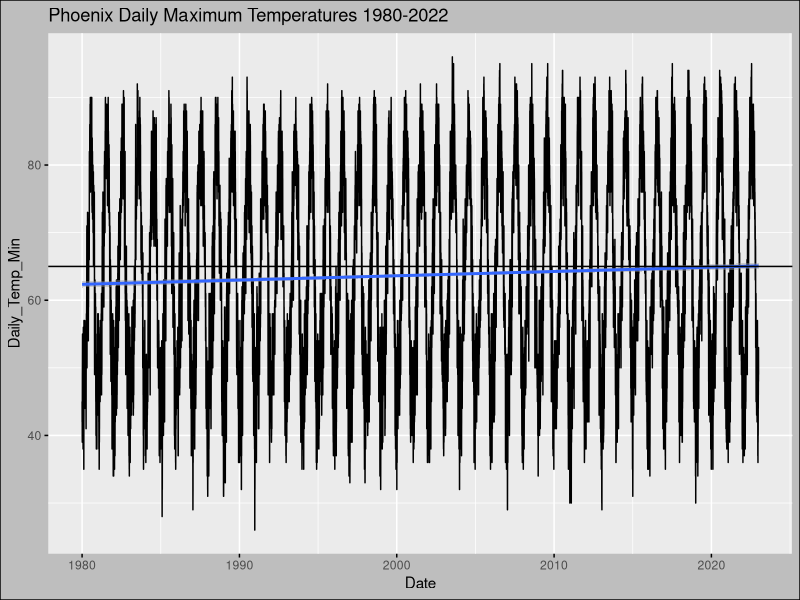
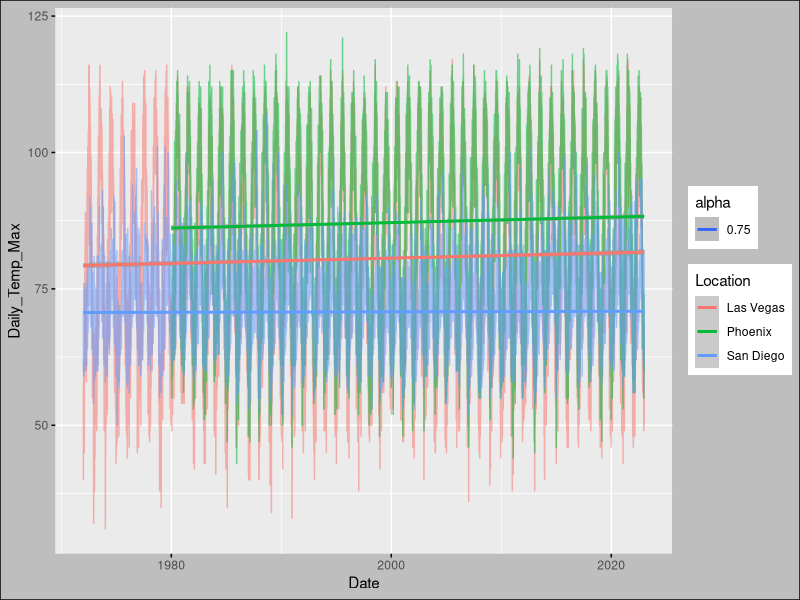
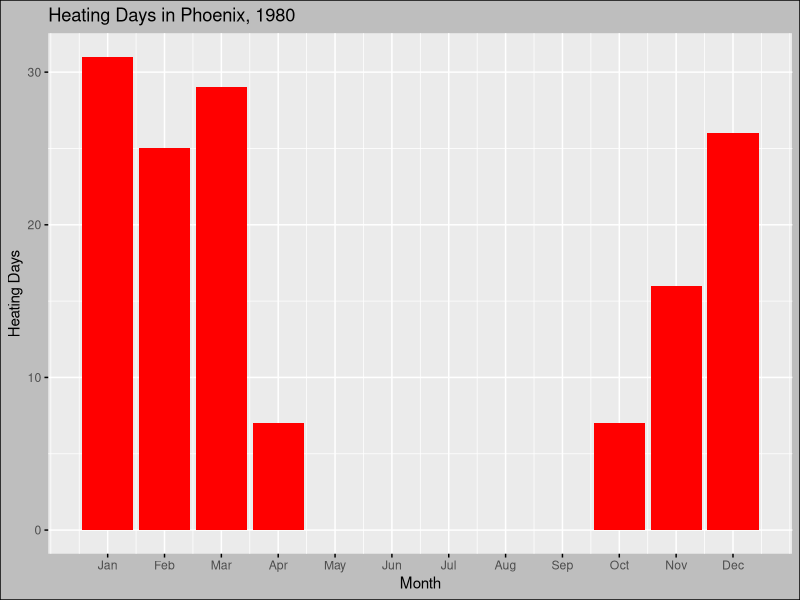
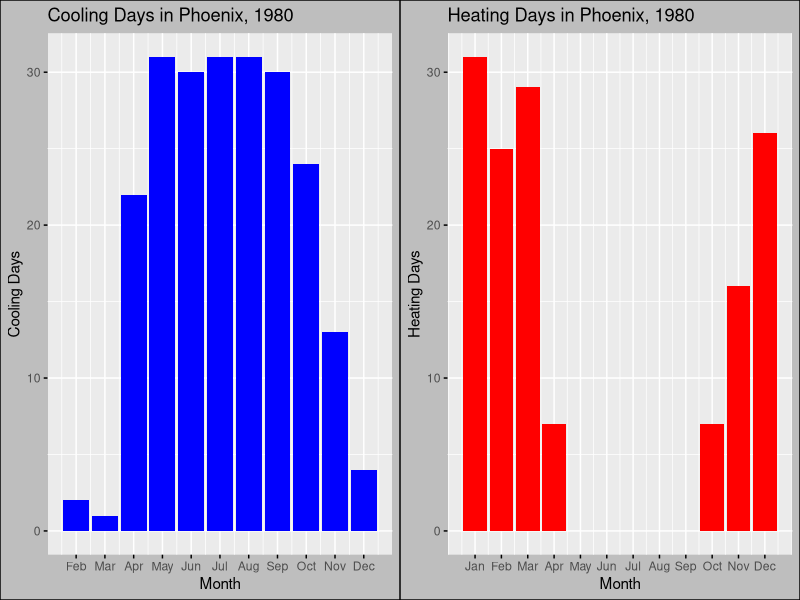
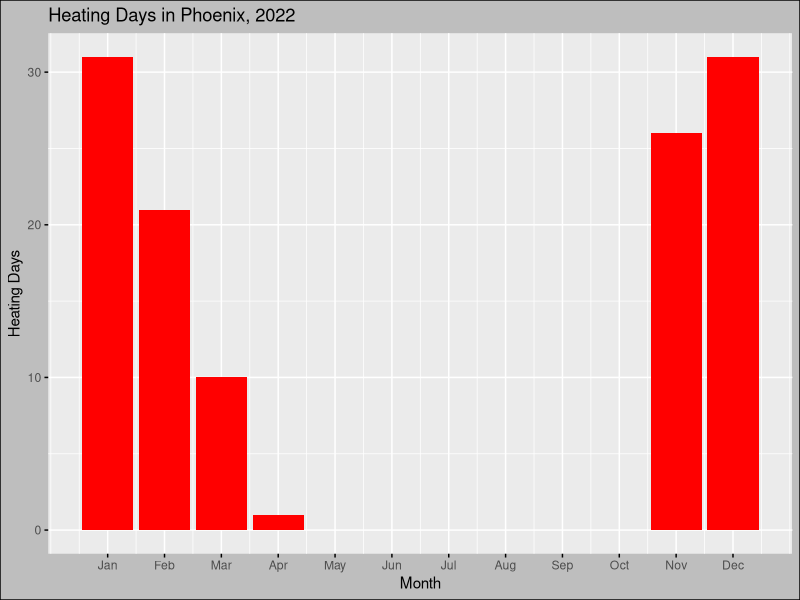
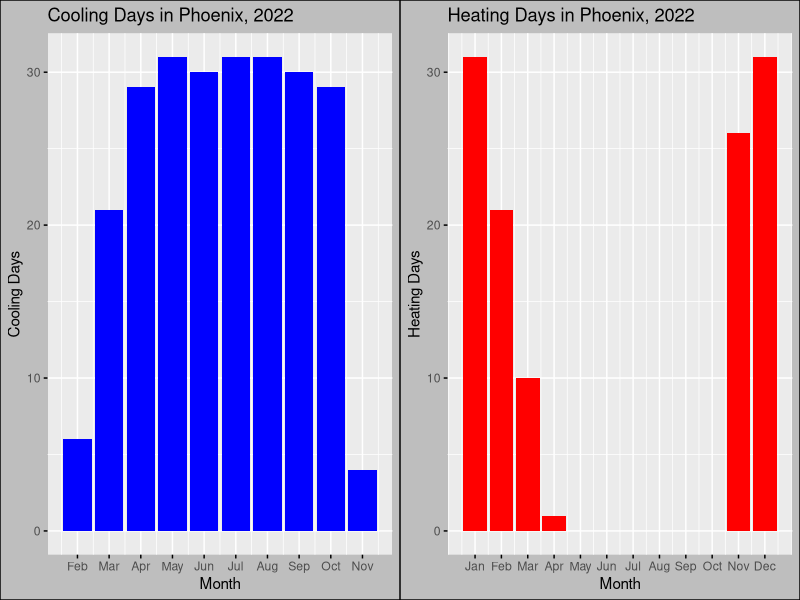
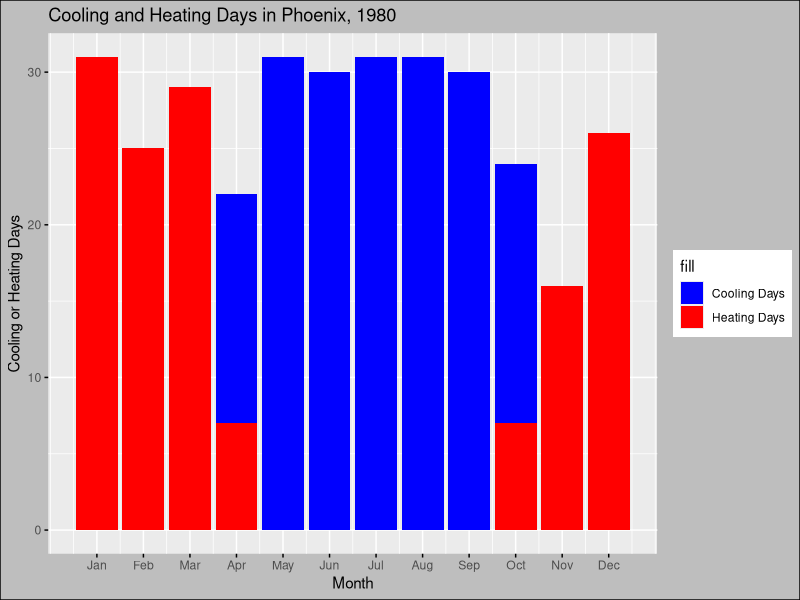
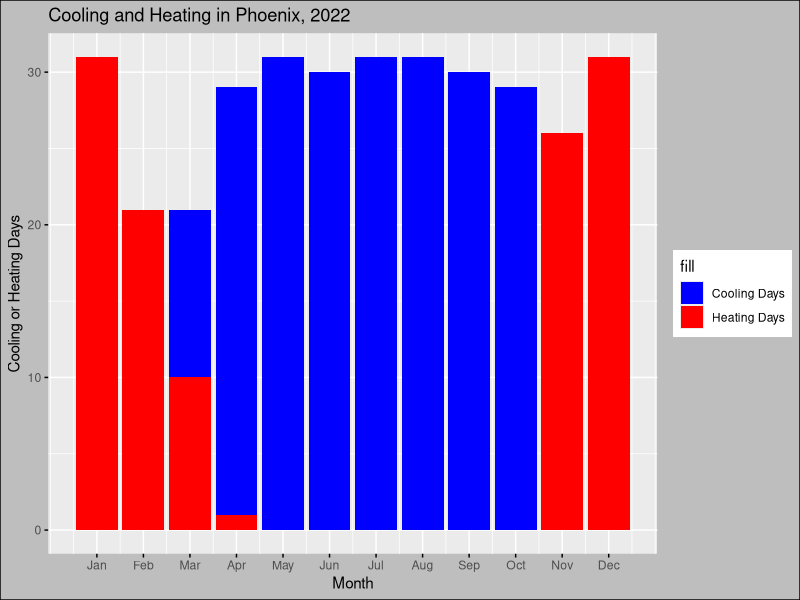

Source code (R) for these figures, in order:
## ---- chunk 1
knitr::opts_chunk$set(echo = TRUE)
#install.packages(ggplot2)
#install.packages(ggpthemes)
#install.packages(cowplot)

library(tidyverse)
library(lubridate)
library(here)
library(ggplot2)
library(ggthemes)
library(cowplot)

# Working Directory with the here() command
here()
## ---- chunk 2
Phoenix <- read.csv(here("./Data/Processed/PhoenixAZ_processed.csv"),
                    stringsAsFactors = TRUE) %>% 
  mutate(Date = ymd(Date))

FountainHills <- read.csv(here("./Data/Processed/FountainHillsAZ_processed.csv"),
                          stringsAsFactors = TRUE) %>% 
  mutate(Date = ymd(Date))

LasVegas <- read.csv(here("./Data/Processed/LasVegasNV_processed.csv"),
                     stringsAsFactors = TRUE) %>% 
  mutate(Date = ymd(Date))

Pahrump <- read.csv(here("./Data/Processed/PahrumpNV_processed.csv"),
                    stringsAsFactors = TRUE) %>% 
  mutate(Date = ymd(Date))

SanDiego <- read.csv(here("./Data/Processed/SanDiegoCA_processed.csv"),
                     stringsAsFactors = TRUE) %>%
  mutate(Date = ymd(Date))

Ramona <- read.csv(here("./Data/Processed/RamonaCA_processed.csv"),
                   stringsAsFactors = TRUE) %>% 
  mutate(Date = ymd(Date))
## ---- chunk 3
theme_EDA <- theme_base() +
  theme(
      axis.ticks = element_line(
      color = "black"
    ),
    plot.background = element_rect(
      color = "black",
      fill = "gray"
    ),
    legend.position = "right",
    complete = TRUE
  )
theme_set(theme_EDA)
## ---- chunk 4
ggplot(Phoenix,
       aes(x = Date, y = Daily_Temp_Min)) +
         geom_line() + 
  geom_smooth (method = lm)+
  labs( title = "Phoenix Daily Maximum Temperatures 1980-2022")+
  geom_hline(yintercept = 65)

Three_cities <- rbind(LasVegas,
                      Phoenix,
                      SanDiego)

ggplot(Three_cities, aes(x = Date, y = Daily_Temp_Max, color = Location, alpha = 0.75)) +
  geom_line() +
  geom_smooth(method=lm)
## ---- chunk 5
#Create dataframes for heating and cooling days, separately
#Make one for 1980 and 2022 to compare the start and end of the time series
Phoenix_Heat_1980 <- Phoenix %>%
  group_by(Heat_Degrees) %>%
  filter(Year == "1980", Heat_Degrees != 0) %>%
  select(Date, Month, Heat_Degrees)

Phoenix_Cool_1980 <- Phoenix %>%
  group_by(Cool_Degrees) %>%
  filter(Year == "1980", Cool_Degrees != 0) %>%
  select(Date, Month, Cool_Degrees)

Phoenix_Heat_2022 <- Phoenix %>%
  group_by(Heat_Degrees) %>%
  filter(Year == "2022", Heat_Degrees != 0) %>%
  select(Date, Month, Heat_Degrees)

Phoenix_Cool_2022 <- Phoenix %>%
  group_by(Cool_Degrees) %>%
  filter(Year == "2022", Cool_Degrees != 0) %>%
  select(Date, Month, Cool_Degrees)

#Plot heating days and cooling days in separate graph bars
plot_Phoenix_1980_Heat <- ggplot(Phoenix_Heat_1980, aes(x = Month)) +
  geom_bar(fill = "red") +
  scale_x_continuous(breaks = seq_along(month.abb), labels = month.abb) +
  labs(title = "Heating Days in Phoenix, 1980", x = "Month", y = "Heating Days")
print(plot_Phoenix_1980_Heat)

plot_Phoenix_1980_Cool <- ggplot(Phoenix_Cool_1980, aes(x = Month)) +
  geom_bar(fill = "blue") +
  scale_x_continuous(breaks = seq_along(month.abb), labels = month.abb) +
  labs(title = "Cooling Days in Phoenix, 1980", x = "Month", y = "Cooling Days")

grid_Phoenix_1980_HeatCoolDays <- plot_grid(plot_Phoenix_1980_Cool, plot_Phoenix_1980_Heat)
print(grid_Phoenix_1980_HeatCoolDays)

#2022 plots
plot_Phoenix_2022_Heat <- ggplot(Phoenix_Heat_2022, aes(x = Month)) +
  geom_bar(fill = "red") +
  scale_x_continuous(breaks = seq_along(month.abb), labels = month.abb) +
  labs(title = "Heating Days in Phoenix, 2022", x = "Month", y = "Heating Days")
print(plot_Phoenix_2022_Heat)

plot_Phoenix_2022_Cool <- ggplot(Phoenix_Cool_2022, aes(x = Month)) +
  geom_bar(fill = "blue") +
  scale_x_continuous(breaks = seq_along(month.abb), labels = month.abb) +
  labs(title = "Cooling Days in Phoenix, 2022", x = "Month", y = "Cooling Days")

grid_Phoenix_2022_HeatCoolDays <- plot_grid(plot_Phoenix_2022_Cool, plot_Phoenix_2022_Heat)
print(grid_Phoenix_2022_HeatCoolDays)

#Put the heating and cool days on the same graph
plot_Phoenix_1980_HeatCoolDays <- ggplot() +
  geom_bar(data = Phoenix_Cool_1980, aes(x = Month, fill = "Cooling Days")) +
  geom_bar(data = Phoenix_Heat_1980, aes(x = Month, fill = "Heating Days")) +
  scale_x_continuous(breaks = seq_along(month.abb), labels = month.abb) +
  labs(title = "Cooling and Heating Days in Phoenix, 1980", x = "Month", y = "Cooling or Heating Days") + 
  scale_fill_manual(values = c("blue", "red"))
print(plot_Phoenix_1980_HeatCoolDays)

plot_Phoenix_2022_HeatCoolDays <- ggplot() +
  geom_bar(data = Phoenix_Cool_2022, aes(x = Month, fill = "Cooling Days")) +
  geom_bar(data = Phoenix_Heat_2022, aes(x = Month, fill = "Heating Days")) +
  scale_x_continuous(breaks = seq_along(month.abb), labels = month.abb) +
  labs(title = "Cooling and Heating in Phoenix, 2022", x = "Month", y = "Cooling or Heating Days") + 
  scale_fill_manual(values = c("blue", "red"))
print(plot_Phoenix_2022_HeatCoolDays)
